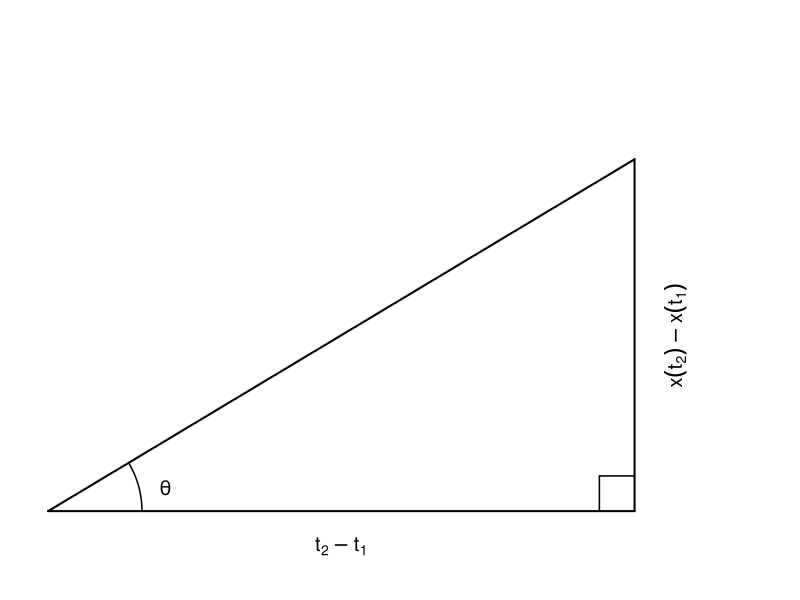
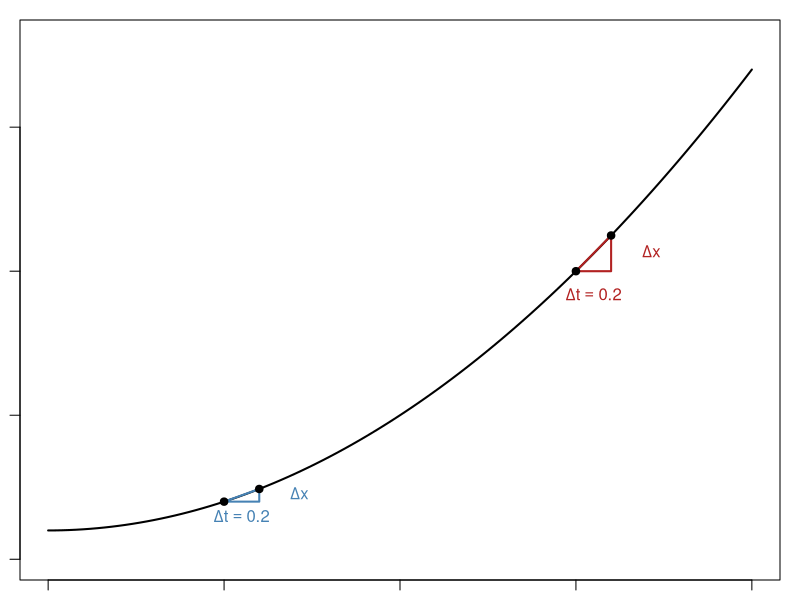
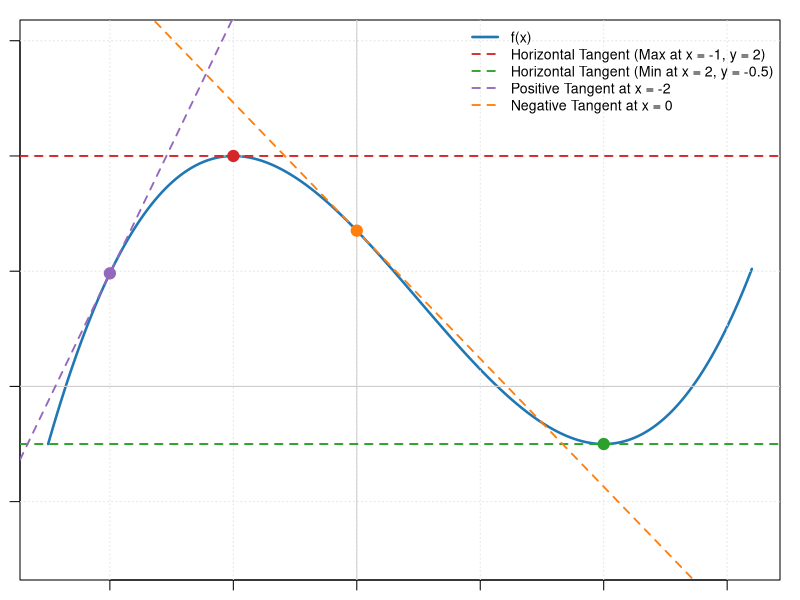
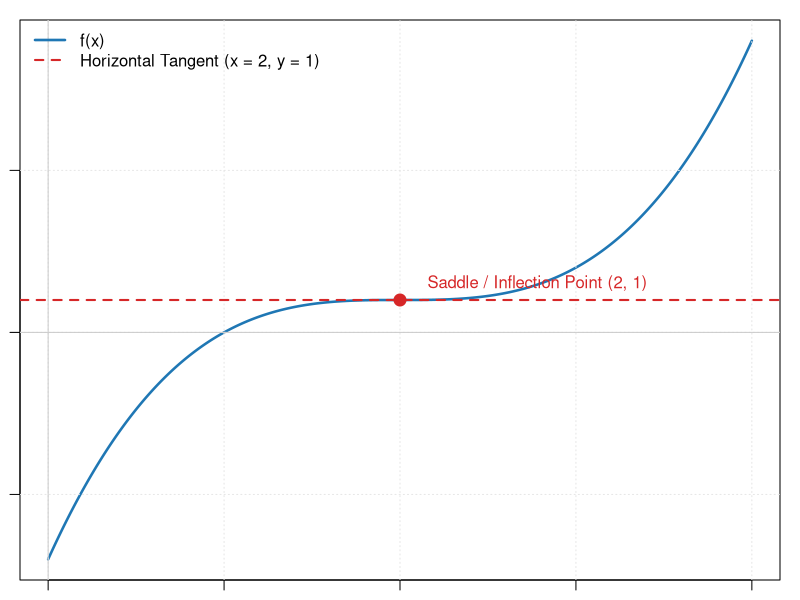
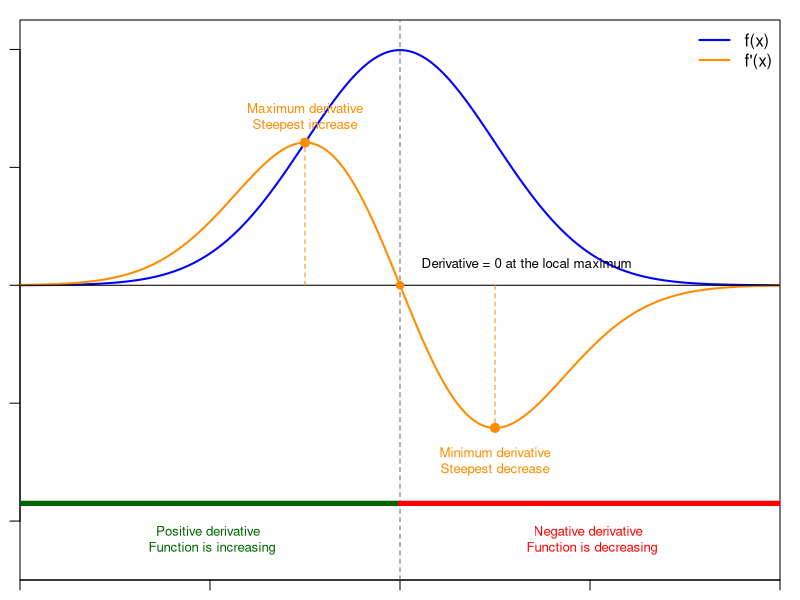

The R source for these figures, in order:
## ---- chunk 1
#| fig-width: 4 # 4
#| fig-height: 2.5 #3 * 2.5


par(mar = c(1, 1, 1, 1))
# Set up an empty plotting area
plot(NA,
     xlim = c(0, 6),
     ylim = c(-0.4, 4),
     xlab = "",
     ylab = "",
     axes = FALSE,
     asp = 1)

# Triangle
segments(0, 0, 5, 0, lwd = 2)
segments(5, 0, 5, 3, lwd = 2)
segments(0, 0, 5, 3, lwd = 2)

# Right-angle marker
segments(4.7, 0, 4.7, 0.3, lwd = 1.5)
segments(4.7, 0.3, 5, 0.3, lwd = 1.5)

# Horizontal side label
text(2.5, -0.3,
     expression(t[2] - t[1]),
     cex = 1.2)

# Vertical side label
text(5.35, 1.5,
     expression(x(t[2]) - x(t[1])),
     srt = 90,
     cex = 1.2)

# Angle arc
theta <- seq(0, atan(3/5), length.out = 50)

lines(
  0.8 * cos(theta),
  0.8 * sin(theta),
  lwd = 1.5
)

# Angle label
text(1.0, 0.2, expression(theta), cex = 1.2)

# text(2.5, 0.5,
#      expression(tan(theta) == frac(x(t[2]) - x(t[1]),
#                                    t[2] - t[1])),
#      cex = 1)
## ---- chunk 2
#| label: fig-carMoving
#| fig-cap: Position of a moving car (y-axis) as a function of time (x-axis)

# Function
f <- function(x) x^2 + 1

# Plot function
curve(f(x),
      from = 0, to = 4,
      xlim = c(0, 4),
      ylim = c(0, 18),
      xlab = "t",
      ylab = "position",
      lwd = 2,
      col = "black")

# Triangle 1: x = 1 to x = 1.2
x1 <- 1.
x2 <- 1.2

polygon(
  c(x1, x2, x2),
  c(f(x1), f(x1), f(x2)),
  border = "steelblue",
  col = NA,
  lwd = 2
)

# Triangle 2: x = 3 to x = 3.2
x3 <- 3
x4 <- 3.2

polygon(
  c(x3, x4, x4),
  c(f(x3), f(x3), f(x4)),
  border = "firebrick",
  col = NA,
  lwd = 2
)

# Points on the curve
points(c(x1, x2, x3, x4),
       f(c(x1, x2, x3, x4)),
       pch = 19)

# Horizontal labels
text((x1 + x2)/2, f(x1) - 0.5,
     expression(Delta*t == 0.2),
     col = "steelblue")

text((x3 + x4)/2, f(x3) - 0.8,
     expression(Delta*t == 0.2),
     col = "firebrick")

# Vertical labels
text(x2 + 0.12, (f(x1) + f(x2))/2,
     expression(Delta*x),
     col = "steelblue", pos = 4)

text(x4 + 0.12, (f(x3) + f(x4))/2,
     expression(Delta*x),
     col = "firebrick", pos = 4)

# # Derivative labels
# text(1, 3.5, expression(f*minute(1) == 1),
#      col = "steelblue")

# text(3, 13, expression(f*minute(3) == 6),
#      col = "firebrick")

## ---- chunk 3
#| label: fig-derivativeMaxMin
#| fig-cap: Correspondance between the properity of the function and the sign of the derivative (slope of the tangent)
# Define the cubic function and its derivative
f  <- function(x) (5/27)*x^3 - (5/18)*x^2 - (10/9)*x + (73/54)
df <- function(x) (5/9)*x^2 - (5/9)*x - (10/9)

# Domain for evaluation
x <- seq(-2.5, 3.2, length.out = 1000)
y <- f(x)

# Evaluate key points and slopes
x_max <- -1; y_max <- f(x_max)  # 2
x_min <-  2; y_min <- f(x_min)  # -0.5

x1 <- -2; y1 <- f(x1); m1 <- df(x1)  # Tangent at x = -2
x2 <-  0; y2 <- f(x2); m2 <- df(x2)  # Tangent at x = 0

# Base Plot main = expression(f(x) == \frac{5}{27}*x^3 - \frac{5}{18}*x^2 - \frac{10}{9}*x + \frac{73}{54}),
plot(x, y, type = "l", col = "#1f77b4", lwd = 2.5,
     xlab = "x", ylab = "f(x)", ylim = c(-1.5, 3), las = 1)

grid(col = "gray90", lty = "dotted")
abline(h = 0, v = 0, col = "gray80", lty = 1)

# 1. Horizontal Tangents
abline(h = y_max, col = "#d62728", lty = 2, lwd = 1.8) # Local Max (y = 2)
abline(h = y_min, col = "#2ca02c", lty = 2, lwd = 1.8) # Local Min (y = -0.5)

# 2. Sloped Tangents using abline(a = y0 - m*x0, b = m)
abline(a = y1 - m1 * x1, b = m1, col = "#9467bd", lty = 2, lwd = 1.8) # At x = -2
abline(a = y2 - m2 * x2, b = m2, col = "#ff7f0e", lty = 2, lwd = 1.8) # At x = 0

# Highlight points of tangency
points(c(x_max, x_min, x1, x2), c(y_max, y_min, y1, y2),
       col = c("#d62728", "#2ca02c", "#9467bd", "#ff7f0e"),
       pch = 19, cex = 1.5)

# Legend
legend("topright",
       legend = c("f(x)",
                  "Horizontal Tangent (Max at x = -1, y = 2)",
                  "Horizontal Tangent (Min at x = 2, y = -0.5)",
                  "Positive Tangent at x = -2",
                  "Negative Tangent at x = 0"),
       col = c("#1f77b4", "#d62728", "#2ca02c", "#9467bd", "#ff7f0e"),
       lty = c(1, 2, 2, 2, 2), lwd = c(2.5, 1.8, 1.8, 1.8, 1.8),
       bty = "n", cex = 0.85)
## ---- chunk 4
#| label: fig-derivativeSaddle
#| fig-cap: A derivative is zero but no maximum or minimun.
# Define the cubic function and its derivative
f  <- function(x) (x - 2)^3 + 1
df <- function(x) 3 * (x - 2)^2

# Generate x domain
x <- seq(0, 4, length.out = 1000)
y <- f(x)

# Inflection / Saddle Point at x = 2
x_saddle <- 2
y_saddle <- f(x_saddle)  # 1

# Base Plot
plot(x, y, type = "l", col = "#1f77b4", lwd = 2.5,
     # main = expression(f(x) == (x - 2)^3 + 1),
     xlab = "x", ylab = "f(x)", las = 1)

grid(col = "gray90", lty = "dotted")
abline(h = 0, v = 0, col = "gray80", lty = 1)

# Horizontal Tangent Line at x = 2 (y = 1)
abline(h = y_saddle, col = "#d62728", lty = 2, lwd = 2)

# Point of Tangency
points(x_saddle, y_saddle, col = "#d62728", pch = 19, cex = 1.6)

# Label and Legend
text(x_saddle + 0.1, y_saddle + 0.5,
     labels = "Saddle / Inflection Point (2, 1)",
     col = "#d62728", pos = 4)

legend("topleft",
       legend = c("f(x)",
                  "Horizontal Tangent (x = 2, y = 1)"),
       col = c("#1f77b4", "#d62728"),
       lty = c(1, 2), lwd = c(2.5, 2),
       bty = "n")

## ---- chunk 5
#| label: fig-pdfDerivative
#| fig-cap: "Functions and its derivative, interpretation"
#-----------------------------
# 1. Define functions
#-----------------------------

pdf <- function(x) {
  dnorm(x)
}

derivative <- function(x) {
  -x * dnorm(x)
}

#-----------------------------
# 2. Generate values
#-----------------------------

x <- seq(-4, 4, length.out = 1000)

y_pdf <- pdf(x)
y_derivative <- derivative(x)

# Derivative extrema
x_max_deriv <- -1
x_min_deriv <- 1

y_max_deriv <- derivative(x_max_deriv)
y_min_deriv <- derivative(x_min_deriv)

#-----------------------------
# 3. Plot PDF
#-----------------------------

plot(x, y_pdf,
     type = "l",
     lwd = 2,
     col = "blue",
     xlab = "x",
     ylab = "Density",
     xlim = c(-4, 4),
     ylim = c(-0.5, 0.45),
     xaxs = "i",
     yaxs = "i",
     las = 1)

# Add derivative
lines(x, y_derivative,
      lwd = 2,
      col = "darkorange")

#-----------------------------
# 4. Reference lines
#-----------------------------

# Horizontal zero line
abline(h = 0, col = "black")

# Vertical line at x = 0
abline(v = 0, lty = 2, col = "grey40")

# # Horizontal tangent to PDF at maximum
# abline(h = pdf(0), col = "blue", lty = 3)

#-----------------------------
# 5. Derivative = 0 annotation
#-----------------------------

points(0, 0, pch = 19, col = "darkorange")

text(0.12, 0.035,
     labels = "Derivative = 0 at the local maximum",
     pos = 4, cex = 0.8)

# text(0.15, pdf(0),
#      labels = "Horizontal tangent",
#      pos = 4, col = "blue", cex = 0.8)
#-----------------------------
# 6. Steepest parts of PDF
#-----------------------------

# Maximum derivative: steepest increasing part
points(x_max_deriv, y_max_deriv,
       pch = 19, col = "darkorange", cex = 1.2)

segments(x_max_deriv, 0,
         x_max_deriv, y_max_deriv,
         col = "darkorange", lty = 2)

text(x_max_deriv, y_max_deriv + 0.045,
     labels = "Maximum derivative\nSteepest increase",
     col = "darkorange", cex = 0.8)

# Minimum derivative: steepest decreasing part
points(x_min_deriv, y_min_deriv,
       pch = 19, col = "darkorange", cex = 1.2)

segments(x_min_deriv, 0,
         x_min_deriv, y_min_deriv,
         col = "darkorange", lty = 2)

text(x_min_deriv, y_min_deriv - 0.055,
     labels = "Minimum derivative\nSteepest decrease",
     col = "darkorange", cex = 0.8)

#-----------------------------
# 7. Derivative sign on x-axis
#-----------------------------

segments(-4, -0.37, 0, -0.37,
         col = "darkgreen", lwd = 5)

segments(0, -0.37, 4, -0.37,
         col = "red", lwd = 5)

text(-2, -0.43, "Positive derivative \n Function is increasing",
     col = "darkgreen", cex = 0.8)

text(2, -0.43, "Negative derivative \n Function is decreasing",
     col = "red", cex = 0.8)

#-----------------------------
# 8. Legend
#-----------------------------

legend("topright",
       legend = c("f(x)",
                  "f'(x)"),
       col = c("blue", "darkorange"),
       lty = 1,
       lwd = 2,
       bty = "n")

## ---- chunk 6
# dat <- data.frame(
#    car = as.factor(c(1, 1, 2, 2)),
#    time = c(0, 1, 0, 1),
#    location = c(0,1,0,2))

#ggplot(dat, aes(x = time, y = location, color = car)) +
#    geom_point() +
#    geom_line()+
#    theme_bw()
